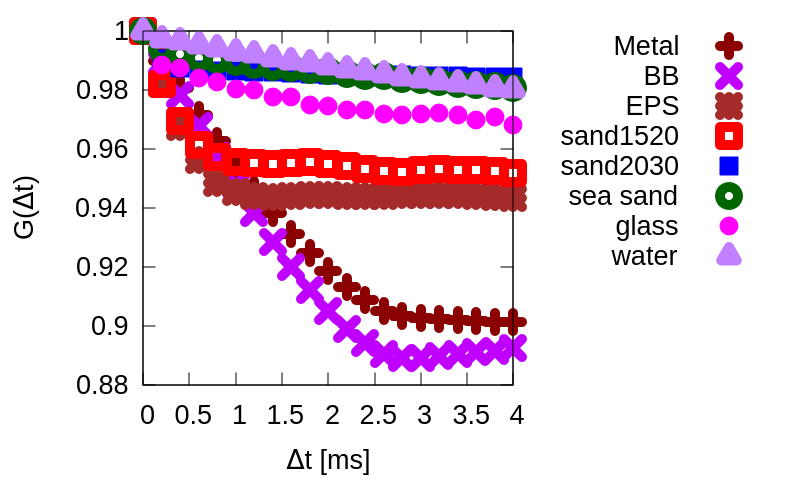
#> input picture purezen/large.png, 795 x 480 px, given in place of 0.png, which was not available
$ python and.py large.png multi.png
#> lines starting #> are read from the running program, lines starting #| are printed output that depends on the picture; pictures that were not available may be replaced by others from this repository, and a replacement may not be noted
import numpy as np
import cv2
import sys

argvs = sys.argv

img = cv2.imread("iron/two/0.png",1)
#> img is the input picture: shape (480, 795, 3); mean B, G, R 229, 217, 237.8
img1 = cv2.imread("iron/two/"+argvs[1]+".png",cv2.IMREAD_GRAYSCALE)
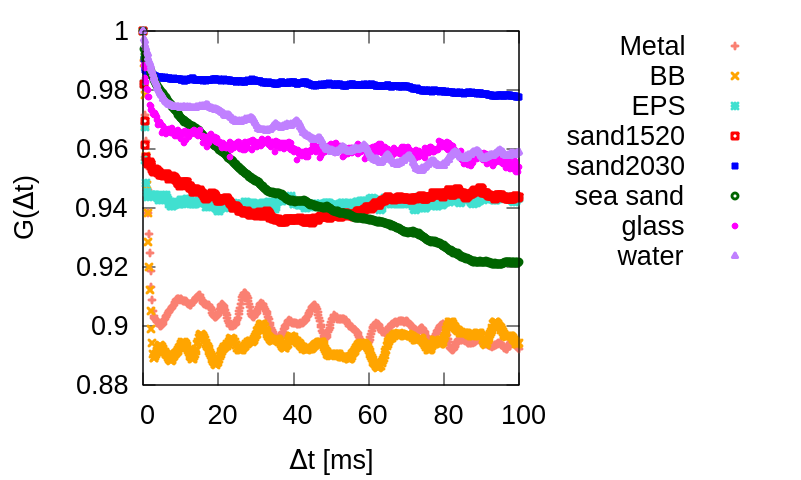
#> input picture purezen/multi.png, 801 x 480 px, given in place of large.png.png, which was not available
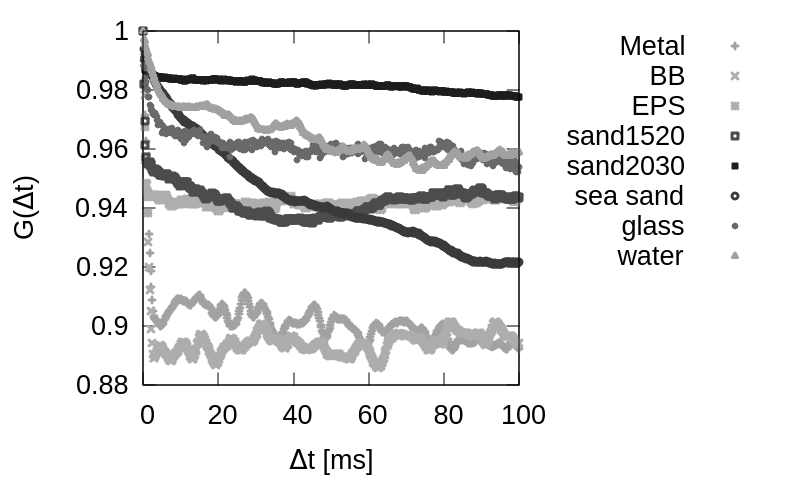
#> img1: shape (480, 801); min 0, max 255, mean 236
img2 = cv2.imread("iron/two/"+argvs[2]+".png",cv2.IMREAD_GRAYSCALE)

height = img.shape[0]
#> height = 480
width = img.shape[1]
#> width = 795

cv2.rectangle(img,(0,0),(width,height),(0,0,255),-1)
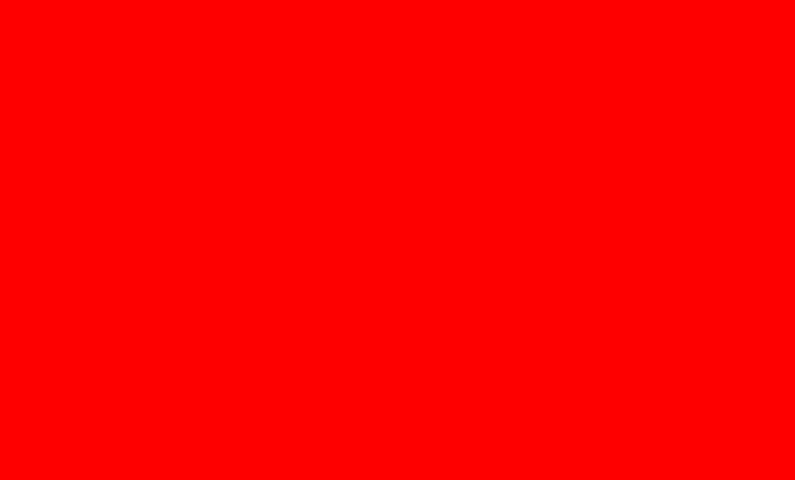
#> img: shape (480, 795, 3); mean B, G, R 0, 0, 255
for h in range(0,height):
	for w in range(0,width):
		pixel1 = img1[h,w]
		pixel2 = img2[h,w]
		if(pixel1 == pixel2):
			img[h,w] = img1[h,w]
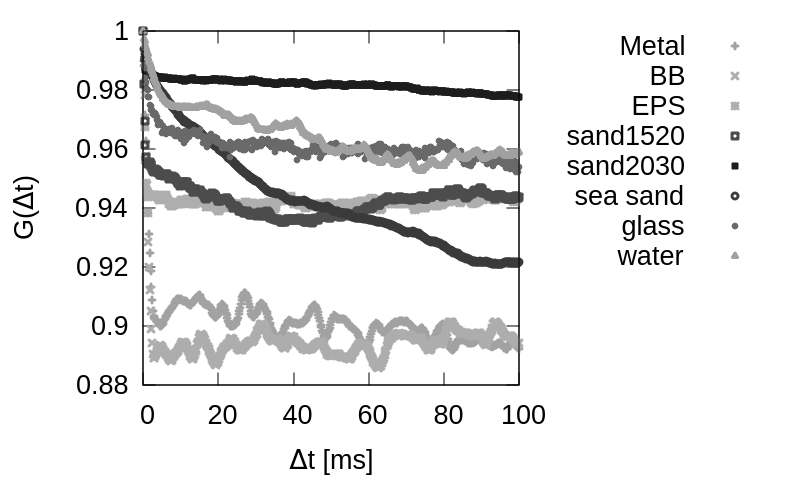
#> img: shape (480, 795, 3); min 0, max 255, mean 235.8

cv2.imwrite(argvs[1]+"and"+argvs[2]+".png",img)
